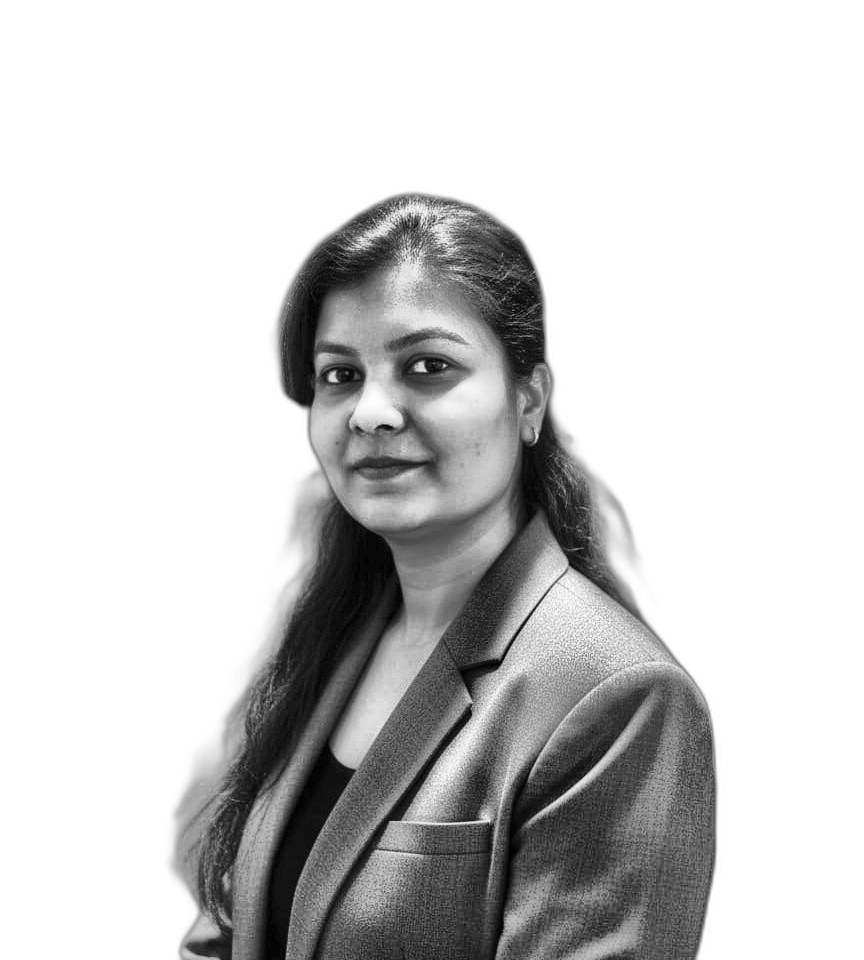
#> input picture source-prepped.png, 864 x 960 px, found by its file name
$ python make_ascii_svg.py
#> lines starting #> are read from the running program, lines starting #| are printed output that depends on the picture
"""
make_ascii_svg.py
Converts source-prepped.png into a self-typing monochrome ASCII SVG.

    python scripts/make_ascii_svg.py

Reads:  source-prepped.png
Writes: avi-ascii.svg   (rename the constant below if you like)
"""
from PIL import Image

INPUT = "source-prepped.png"
OUTPUT = "avi-ascii.svg"

COLS, ROWS = 100, 53
CHAR_W, CHAR_H = 7, 12          # px per glyph cell in the SVG grid
FILL = "#c9d1d9"                # single light-gray fill (monochrome on purpose)
FONT = "SFMono-Regular, Consolas, 'Liberation Mono', monospace"

RAMP = " .`:-=+*cs#%@"   # bright (sparse) -> dark (dense)
#        ^ leading space clears the background to nothing


def image_to_grid(path: str):
#> called with path = 'source-prepped.png'
    img = Image.open(path).convert("L").resize((COLS, ROWS))
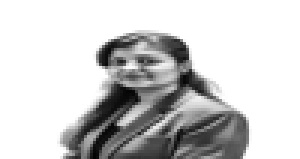
#> img: PIL image 100x53 L (shown 3 times larger); min 3, max 255, mean 205.2
    px = img.load()
    grid = []
    for y in range(ROWS):
        row = []
        for x in range(COLS):
            brightness = px[x, y]  # 0 (black) - 255 (white)
            idx = int((255 - brightness) / 255 * (len(RAMP) - 1))
            row.append(RAMP[idx])
        grid.append("".join(row))
#> after the loop, grid = 53 items
    return grid


def build_svg(grid):
    width = COLS * CHAR_W
    height = ROWS * CHAR_H
    total_rows = len(grid)

    parts = [
        f'<svg xmlns="http://www.w3.org/2000/svg" viewBox="0 0 {width} {height}" '
        f'width="{width}" height="{height}" font-family="{FONT}">',
        f'<rect width="100%" height="100%" fill="transparent"/>',
        '<style>',
        f'text {{ font-size: {CHAR_H - 2}px; fill: {FILL}; white-space: pre; }}',
        '</style>',
    ]

    for i, row_text in enumerate(grid):
        y = (i + 1) * CHAR_H - 2
        stagger = i * 0.03  # top-to-bottom stagger, seconds
        row_w = width
        clip_id = f"wipe{i}"
        parts.append(f'<clipPath id="{clip_id}">')
        parts.append(
            f'<rect x="0" y="{i*CHAR_H}" width="0" height="{CHAR_H}">'
            f'<animate attributeName="width" from="0" to="{row_w}" '
            f'begin="{stagger:.2f}s" dur="0.8s" fill="freeze" '
            f'calcMode="spline" keySplines="0.4 0 0.2 1"/>'
            f'</rect>'
        )
        parts.append('</clipPath>')
        escaped = (row_text.replace("&", "&amp;").replace("<", "&lt;"))
        parts.append(
            f'<g clip-path="url(#{clip_id})">'
            f'<text x="0" y="{y}">{escaped}</text>'
            # small "cursor" block riding the wipe edge
            f'<rect y="{i*CHAR_H}" width="{CHAR_W*0.6:.1f}" height="{CHAR_H}" fill="{FILL}" opacity="0.6">'
            f'<animate attributeName="x" from="0" to="{row_w}" '
            f'begin="{stagger:.2f}s" dur="0.8s" fill="freeze" '
            f'calcMode="spline" keySplines="0.4 0 0.2 1"/>'
            f'<animate attributeName="opacity" from="0.6" to="0" '
            f'begin="{stagger+0.75:.2f}s" dur="0.15s" fill="freeze"/>'
            f'</rect>'
            f'</g>'
        )

    parts.append('</svg>')
    return "\n".join(parts)


if __name__ == "__main__":
    grid = image_to_grid(INPUT)
#> grid = 53 items
    svg = build_svg(grid)
#> in build_svg, `total_rows = len(grid)`: total_rows = 53
#> the loop in build_svg, `for i, row_text in enumerate(grid):` made 53 passes
#> (y, stagger, clip_id) on passes 1 to 12: (10, 0, 'wipe0'), (22, 0.03, 'wipe1'), (34, 0.06, 'wipe2'), (46, 0.09, 'wipe3'), (58, 0.12, 'wipe4'), (70, 0.15, 'wipe5'), (82, 0.18, 'wipe6'), (94, 0.21, 'wipe7'), (106, 0.24, 'wipe8'), (118, 0.27, 'wipe9'), (130, 0.3, 'wipe10'), (142, 0.33, 'wipe11')
#> after the loop in build_svg, `for i, row_text in enumerate(grid):`: parts = 217 items
    with open(OUTPUT, "w") as f:
        f.write(svg)
    print(f"Wrote {OUTPUT}")
